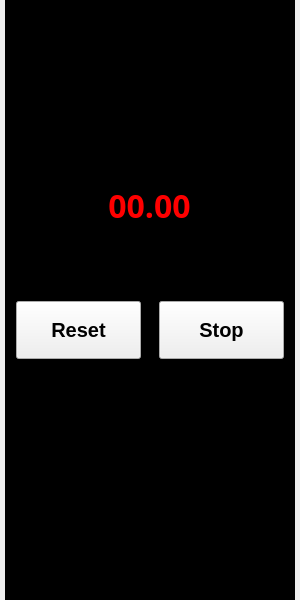
<?xml version="1.0" encoding="UTF-8"?>
<ui version="4.0">
 <class>mainwindow</class>
 <widget class="QWidget" name="mainwindow">
  <property name="geometry">
   <rect>
    <x>0</x>
    <y>0</y>
    <width>300</width>
    <height>600</height>
   </rect>
  </property>
  <property name="minimumSize">
   <size>
    <width>300</width>
    <height>600</height>
   </size>
  </property>
  <property name="maximumSize">
   <size>
    <width>300</width>
    <height>600</height>
   </size>
  </property>
  <property name="palette">
   <palette>
    <active/>
    <inactive/>
    <disabled/>
   </palette>
  </property>
  <property name="windowTitle">
   <string/>
  </property>
  <property name="autoFillBackground">
   <bool>true</bool>
  </property>
  <property name="styleSheet">
   <string notr="true">/* Start and Resume buttons */
QPushButton[text=Start],
QPushButton[text=Resume]{
	background-color: #1b381e;
	color: #6dba75;
	border: 2px solid transparent;
	border-radius: 5px;
}

QPushButton[text=Start]:hover,
QPushButton[text=Resume]:hover{
	background-color: #2c5531;
}

/* Lap button */
QPushButton[text=Lap]{
	background-color: #332002;
	color: #ea9209;
	border: 2px solid transparent;
	border-radius: 5px;
}

QPushButton[text=Lap]:hover{
	background-color: #4a3006;
}

QPushButton[text=Lap]:disabled{
	color: #bdbdbd;
	background-color: #333333;
}

/* Reset button */
QPushButton[text=Reset]{
	background-color: #332002;
	color: #ea9209;
	border: 2px solid transparent;
	border-radius: 5px;
}

QPushButton[text=Reset]:hover{
	background-color: #4a3006;
}

/* Stop button */
QPushButton[text=Stop]{
	background-color: #331412;
	color: #e5423d;
	border: 2px solid transparent;
	border-radius: 5px;
}

QPushButton[text=Stop]:hover{
	background-color: #451e1c;
}

/* Clock */
QFrame#frm_clock{
	image: url(:/assets/clock_project.png);
}

/* Clock handle */
QLabel#lbl_clock_handle{
image: url(:/assets/clock_handle.png);
background-color: transparent
}


/* time label */
QLabel#lbl_time{
	color: #ff0000;
}

QPushButton[text=Stop]:hover{
	background-color: #451e1c;
}

/*Widgets background*/
QFrame{
	background-color: black
}
QWidget#scrollAreaWidgetContents{
	background-color: black

}



</string>
  </property>
  <layout class="QVBoxLayout" name="verticalLayout" stretch="5,1,4">
   <property name="spacing">
    <number>0</number>
   </property>
   <property name="leftMargin">
    <number>5</number>
   </property>
   <property name="topMargin">
    <number>0</number>
   </property>
   <property name="rightMargin">
    <number>5</number>
   </property>
   <property name="bottomMargin">
    <number>0</number>
   </property>
   <item>
    <widget class="QFrame" name="frm_clock">
     <property name="frameShape">
      <enum>QFrame::Shape::NoFrame</enum>
     </property>
     <property name="frameShadow">
      <enum>QFrame::Shadow::Plain</enum>
     </property>
     <property name="lineWidth">
      <number>0</number>
     </property>
     <widget class="QLabel" name="lbl_time">
      <property name="geometry">
       <rect>
        <x>84</x>
        <y>180</y>
        <width>121</width>
        <height>51</height>
       </rect>
      </property>
      <property name="font">
       <font>
        <family>JetBrains Mono</family>
        <pointsize>24</pointsize>
        <bold>true</bold>
       </font>
      </property>
      <property name="text">
       <string>00.00</string>
      </property>
      <property name="alignment">
       <set>Qt::AlignmentFlag::AlignCenter</set>
      </property>
     </widget>
     <widget class="QLabel" name="lbl_clock_handle">
      <property name="geometry">
       <rect>
        <x>47</x>
        <y>49</y>
        <width>200</width>
        <height>200</height>
       </rect>
      </property>
      <property name="text">
       <string>TextLabel</string>
      </property>
     </widget>
    </widget>
   </item>
   <item>
    <widget class="QFrame" name="frm_buttons">
     <property name="autoFillBackground">
      <bool>false</bool>
     </property>
     <property name="frameShape">
      <enum>QFrame::Shape::StyledPanel</enum>
     </property>
     <property name="frameShadow">
      <enum>QFrame::Shadow::Raised</enum>
     </property>
     <layout class="QHBoxLayout" name="horizontalLayout">
      <property name="spacing">
       <number>18</number>
      </property>
      <property name="leftMargin">
       <number>10</number>
      </property>
      <property name="topMargin">
       <number>0</number>
      </property>
      <property name="rightMargin">
       <number>10</number>
      </property>
      <property name="bottomMargin">
       <number>0</number>
      </property>
      <item>
       <widget class="QStackedWidget" name="stacked_widget_left">
        <property name="palette">
         <palette>
          <active>
           <colorrole role="Button">
            <brush brushstyle="SolidPattern">
             <color alpha="255">
              <red>0</red>
              <green>0</green>
              <blue>0</blue>
             </color>
            </brush>
           </colorrole>
           <colorrole role="Base">
            <brush brushstyle="SolidPattern">
             <color alpha="255">
              <red>0</red>
              <green>0</green>
              <blue>0</blue>
             </color>
            </brush>
           </colorrole>
           <colorrole role="Window">
            <brush brushstyle="SolidPattern">
             <color alpha="255">
              <red>0</red>
              <green>0</green>
              <blue>0</blue>
             </color>
            </brush>
           </colorrole>
          </active>
          <inactive>
           <colorrole role="Button">
            <brush brushstyle="SolidPattern">
             <color alpha="255">
              <red>0</red>
              <green>0</green>
              <blue>0</blue>
             </color>
            </brush>
           </colorrole>
           <colorrole role="Base">
            <brush brushstyle="SolidPattern">
             <color alpha="255">
              <red>0</red>
              <green>0</green>
              <blue>0</blue>
             </color>
            </brush>
           </colorrole>
           <colorrole role="Window">
            <brush brushstyle="SolidPattern">
             <color alpha="255">
              <red>0</red>
              <green>0</green>
              <blue>0</blue>
             </color>
            </brush>
           </colorrole>
          </inactive>
          <disabled>
           <colorrole role="Button">
            <brush brushstyle="SolidPattern">
             <color alpha="255">
              <red>0</red>
              <green>0</green>
              <blue>0</blue>
             </color>
            </brush>
           </colorrole>
           <colorrole role="Base">
            <brush brushstyle="SolidPattern">
             <color alpha="255">
              <red>0</red>
              <green>0</green>
              <blue>0</blue>
             </color>
            </brush>
           </colorrole>
           <colorrole role="Window">
            <brush brushstyle="SolidPattern">
             <color alpha="255">
              <red>0</red>
              <green>0</green>
              <blue>0</blue>
             </color>
            </brush>
           </colorrole>
          </disabled>
         </palette>
        </property>
        <property name="autoFillBackground">
         <bool>false</bool>
        </property>
        <property name="currentIndex">
         <number>1</number>
        </property>
        <widget class="QWidget" name="page">
         <layout class="QVBoxLayout" name="verticalLayout_3">
          <property name="spacing">
           <number>0</number>
          </property>
          <property name="leftMargin">
           <number>0</number>
          </property>
          <property name="topMargin">
           <number>0</number>
          </property>
          <property name="rightMargin">
           <number>0</number>
          </property>
          <property name="bottomMargin">
           <number>0</number>
          </property>
          <item>
           <widget class="QPushButton" name="btn_lap">
            <property name="enabled">
             <bool>true</bool>
            </property>
            <property name="sizePolicy">
             <sizepolicy hsizetype="Expanding" vsizetype="Expanding">
              <horstretch>0</horstretch>
              <verstretch>0</verstretch>
             </sizepolicy>
            </property>
            <property name="font">
             <font>
              <family>Helvetica</family>
              <pointsize>15</pointsize>
              <bold>true</bold>
              <stylestrategy>PreferAntialias</stylestrategy>
              <hintingpreference>PreferNoHinting</hintingpreference>
             </font>
            </property>
            <property name="text">
             <string>Lap</string>
            </property>
           </widget>
          </item>
         </layout>
        </widget>
        <widget class="QWidget" name="page_2">
         <layout class="QVBoxLayout" name="verticalLayout_5">
          <property name="spacing">
           <number>0</number>
          </property>
          <property name="leftMargin">
           <number>0</number>
          </property>
          <property name="topMargin">
           <number>0</number>
          </property>
          <property name="rightMargin">
           <number>0</number>
          </property>
          <property name="bottomMargin">
           <number>0</number>
          </property>
          <item>
           <widget class="QPushButton" name="btn_reset">
            <property name="sizePolicy">
             <sizepolicy hsizetype="Expanding" vsizetype="Expanding">
              <horstretch>0</horstretch>
              <verstretch>0</verstretch>
             </sizepolicy>
            </property>
            <property name="font">
             <font>
              <family>Helvetica</family>
              <pointsize>15</pointsize>
              <bold>true</bold>
              <stylestrategy>PreferAntialias</stylestrategy>
              <hintingpreference>PreferNoHinting</hintingpreference>
             </font>
            </property>
            <property name="text">
             <string>Reset</string>
            </property>
           </widget>
          </item>
         </layout>
        </widget>
       </widget>
      </item>
      <item>
       <widget class="QStackedWidget" name="stacked_widget_right">
        <property name="currentIndex">
         <number>2</number>
        </property>
        <widget class="QWidget" name="page_3">
         <layout class="QVBoxLayout" name="verticalLayout_4">
          <property name="spacing">
           <number>0</number>
          </property>
          <property name="leftMargin">
           <number>0</number>
          </property>
          <property name="topMargin">
           <number>0</number>
          </property>
          <property name="rightMargin">
           <number>0</number>
          </property>
          <property name="bottomMargin">
           <number>0</number>
          </property>
          <item>
           <widget class="QPushButton" name="btn_start">
            <property name="sizePolicy">
             <sizepolicy hsizetype="Expanding" vsizetype="Expanding">
              <horstretch>0</horstretch>
              <verstretch>0</verstretch>
             </sizepolicy>
            </property>
            <property name="font">
             <font>
              <family>Helvetica</family>
              <pointsize>15</pointsize>
              <bold>true</bold>
              <stylestrategy>PreferAntialias</stylestrategy>
              <hintingpreference>PreferNoHinting</hintingpreference>
             </font>
            </property>
            <property name="text">
             <string>Start</string>
            </property>
           </widget>
          </item>
         </layout>
        </widget>
        <widget class="QWidget" name="page_4">
         <layout class="QVBoxLayout" name="verticalLayout_6">
          <property name="spacing">
           <number>0</number>
          </property>
          <property name="leftMargin">
           <number>0</number>
          </property>
          <property name="topMargin">
           <number>0</number>
          </property>
          <property name="rightMargin">
           <number>0</number>
          </property>
          <property name="bottomMargin">
           <number>0</number>
          </property>
          <item>
           <widget class="QPushButton" name="btn_resume">
            <property name="sizePolicy">
             <sizepolicy hsizetype="Expanding" vsizetype="Expanding">
              <horstretch>0</horstretch>
              <verstretch>0</verstretch>
             </sizepolicy>
            </property>
            <property name="font">
             <font>
              <family>Helvetica</family>
              <pointsize>15</pointsize>
              <bold>true</bold>
              <stylestrategy>PreferAntialias</stylestrategy>
              <hintingpreference>PreferNoHinting</hintingpreference>
             </font>
            </property>
            <property name="text">
             <string>Resume</string>
            </property>
           </widget>
          </item>
         </layout>
        </widget>
        <widget class="QWidget" name="page_5">
         <layout class="QVBoxLayout" name="verticalLayout_7">
          <property name="spacing">
           <number>0</number>
          </property>
          <property name="leftMargin">
           <number>0</number>
          </property>
          <property name="topMargin">
           <number>0</number>
          </property>
          <property name="rightMargin">
           <number>0</number>
          </property>
          <property name="bottomMargin">
           <number>0</number>
          </property>
          <item>
           <widget class="QPushButton" name="btn_stop">
            <property name="sizePolicy">
             <sizepolicy hsizetype="Expanding" vsizetype="Expanding">
              <horstretch>0</horstretch>
              <verstretch>0</verstretch>
             </sizepolicy>
            </property>
            <property name="font">
             <font>
              <family>Helvetica</family>
              <pointsize>15</pointsize>
              <bold>true</bold>
              <stylestrategy>PreferAntialias</stylestrategy>
              <hintingpreference>PreferNoHinting</hintingpreference>
             </font>
            </property>
            <property name="text">
             <string>Stop</string>
            </property>
           </widget>
          </item>
         </layout>
        </widget>
       </widget>
      </item>
     </layout>
    </widget>
   </item>
   <item>
    <widget class="QFrame" name="frm_laps">
     <property name="frameShape">
      <enum>QFrame::Shape::StyledPanel</enum>
     </property>
     <property name="frameShadow">
      <enum>QFrame::Shadow::Raised</enum>
     </property>
     <layout class="QVBoxLayout" name="verticalLayout_2">
      <property name="spacing">
       <number>0</number>
      </property>
      <property name="leftMargin">
       <number>0</number>
      </property>
      <property name="topMargin">
       <number>0</number>
      </property>
      <property name="rightMargin">
       <number>0</number>
      </property>
      <property name="bottomMargin">
       <number>0</number>
      </property>
      <item>
       <widget class="QScrollArea" name="scrollArea">
        <property name="widgetResizable">
         <bool>true</bool>
        </property>
        <widget class="QWidget" name="scrollAreaWidgetContents">
         <property name="geometry">
          <rect>
           <x>0</x>
           <y>0</y>
           <width>286</width>
           <height>236</height>
          </rect>
         </property>
        </widget>
       </widget>
      </item>
     </layout>
    </widget>
   </item>
  </layout>
 </widget>
 <resources>
  <include location="resource.qrc"/>
 </resources>
 <connections/>
</ui>
